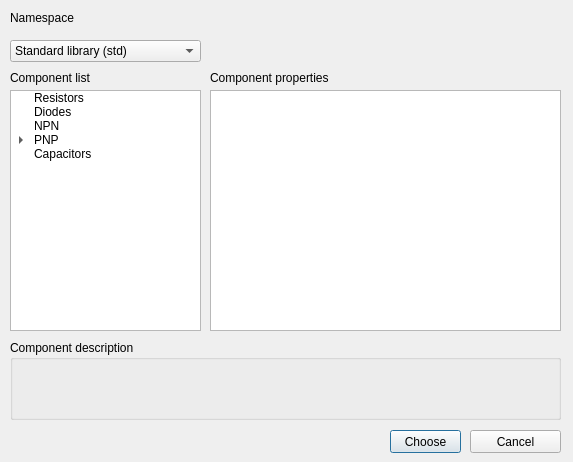
<?xml version="1.0" encoding="UTF-8"?>
<ui version="4.0">
 <class>DlgPrincipalComponentLibrary</class>
 <widget class="QDialog" name="DlgPrincipalComponentLibrary">
  <property name="geometry">
   <rect>
    <x>0</x>
    <y>0</y>
    <width>573</width>
    <height>462</height>
   </rect>
  </property>
  <property name="windowTitle">
   <string>Dialog</string>
  </property>
  <widget class="QPushButton" name="btnChoose">
   <property name="geometry">
    <rect>
     <x>390</x>
     <y>430</y>
     <width>71</width>
     <height>23</height>
    </rect>
   </property>
   <property name="text">
    <string>Choose</string>
   </property>
  </widget>
  <widget class="QTableWidget" name="tableProperties">
   <property name="geometry">
    <rect>
     <x>210</x>
     <y>90</y>
     <width>351</width>
     <height>241</height>
    </rect>
   </property>
  </widget>
  <widget class="QLabel" name="lblProperties">
   <property name="geometry">
    <rect>
     <x>210</x>
     <y>70</y>
     <width>351</width>
     <height>16</height>
    </rect>
   </property>
   <property name="text">
    <string>Component properties</string>
   </property>
  </widget>
  <widget class="QTreeWidget" name="treeWidget">
   <property name="geometry">
    <rect>
     <x>10</x>
     <y>90</y>
     <width>191</width>
     <height>241</height>
    </rect>
   </property>
   <property name="headerHidden">
    <bool>true</bool>
   </property>
   <column>
    <property name="text">
     <string>1</string>
    </property>
   </column>
   <item>
    <property name="text">
     <string>Resistors</string>
    </property>
   </item>
   <item>
    <property name="text">
     <string>Diodes</string>
    </property>
   </item>
   <item>
    <property name="text">
     <string>NPN</string>
    </property>
   </item>
   <item>
    <property name="text">
     <string>PNP</string>
    </property>
    <item>
     <property name="text">
      <string>KT315A</string>
     </property>
    </item>
    <item>
     <property name="text">
      <string>KT315B</string>
     </property>
    </item>
   </item>
   <item>
    <property name="text">
     <string>Capacitors</string>
    </property>
   </item>
  </widget>
  <widget class="QLabel" name="lblProperties_2">
   <property name="geometry">
    <rect>
     <x>10</x>
     <y>70</y>
     <width>111</width>
     <height>16</height>
    </rect>
   </property>
   <property name="text">
    <string>Component list</string>
   </property>
  </widget>
  <widget class="QPushButton" name="btnCancel">
   <property name="geometry">
    <rect>
     <x>470</x>
     <y>430</y>
     <width>91</width>
     <height>23</height>
    </rect>
   </property>
   <property name="text">
    <string>Cancel</string>
   </property>
  </widget>
  <widget class="QGroupBox" name="gbDesc">
   <property name="geometry">
    <rect>
     <x>10</x>
     <y>340</y>
     <width>551</width>
     <height>80</height>
    </rect>
   </property>
   <property name="title">
    <string>Component description</string>
   </property>
  </widget>
  <widget class="QComboBox" name="comboBox">
   <property name="geometry">
    <rect>
     <x>10</x>
     <y>40</y>
     <width>191</width>
     <height>22</height>
    </rect>
   </property>
   <item>
    <property name="text">
     <string>Standard library (std)</string>
    </property>
   </item>
  </widget>
  <widget class="QLabel" name="label">
   <property name="geometry">
    <rect>
     <x>10</x>
     <y>10</y>
     <width>191</width>
     <height>16</height>
    </rect>
   </property>
   <property name="text">
    <string>Namespace</string>
   </property>
  </widget>
 </widget>
 <resources/>
 <connections/>
</ui>
